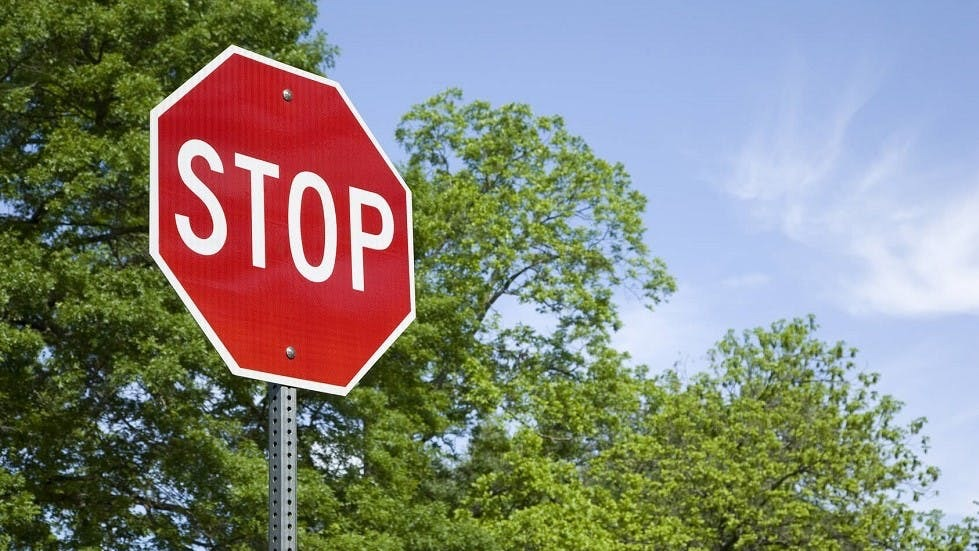
#> input picture image28.jpg, 979 x 551 px, given in place of the camera
$ python segmentadaazul.py
#> lines starting #> are read from the running program, lines starting #| are printed output that depends on the picture
import numpy as np
import cv2

# Variaveis globais
cx = 0.0  # Posicao x do retangulo
cy = 0.0  # Posicao y do retangulo
angle = 0.0  # Angulo de rotacao do retangulo,

cap = cv2.VideoCapture(1)

while True:

    ret, frame = cap.read()
#> frame is the input picture: shape (551, 979, 3); mean B, G, R 123.1, 133.3, 133
    hsv = cv2.cvtColor(frame, cv2.COLOR_BGR2HSV)
#> hsv: shape (551, 979, 3); mean H, S, V 78.1, 113.1, 161.8

    lim_inf = np.array([100, 100, 100])
    lim_sup = np.array([140, 255, 255])

    color_mask = cv2.inRange(hsv, lim_inf, lim_sup)
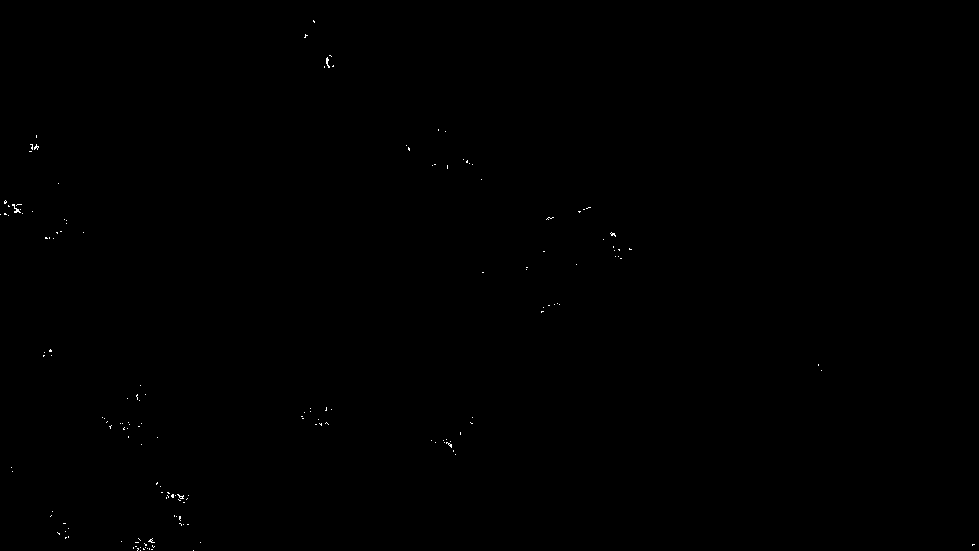
#> color_mask: shape (551, 979); 0.09% white in thin lines or dots

    (couts, hir) = cv2.findContours(color_mask, cv2.RETR_TREE, cv2.CHAIN_APPROX_SIMPLE)
#> couts = 169 contours, all with area under 20; hir = 169 rows, first 6: [1, -1, -1, -1], [2, 0, -1, -1], [3, 1, -1, -1], [4, 2, -1, -1], [5, 3, -1, -1], [6, 4, -1, -1]

    for cout in couts:
        area = cv2.contourArea(cout)
        cnt = couts[0]

        if area > 800:
            x, y, w, h = cv2.boundingRect(cout)
            frame = cv2.rectangle(frame, (x, y), (x + w, y + h), (0, 0, 255), 2)
            rotatedRect = cv2.minAreaRect(cnt)
            # pegando centroide, comprimento, largura e anglo do retangulo
            (cx, cy), (width, height), angle = rotatedRect
            cx = int(cx)
            cy = int(cy)
            print(cx, cy)  # mostra os valores de x e y

            if width > height:
                angle = angle + 180
            else:
                angle = angle + 90
            print("Angle b/w shorter side with Image Vertical: \n", angle)
#> this loop made 169 passes
#> (cout, area) on passes 1 to 3: ([[193, 550]], 0), ([[140, 550]], 0), ([[151, 549], [152, 549]], 0)

        # [26 lines of commented-out code are left out]

    cv2.imshow('Mascara', color_mask)
    cv2.imshow('ObjectDetctionTrack', frame)

    if cv2.waitKey(1) == 27:

#> (key Esc is pressed here)
        break


cv2.destroyAllWindows()
cap.release()
